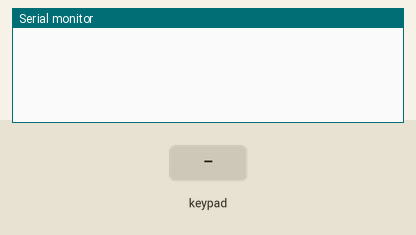
Recording of a sketch running on a simulated Arduino Leonardo, built with avr-gcc and run on an emulated ATmega32U4. Parts: the last lines printed to the serial monitor. Inputs (shaded band) come from the test bench. USB keyboard and mouse output is not drawn.

Above: at 1.2 s.
1.3 s: key '1' pressed
At 2.0 s:
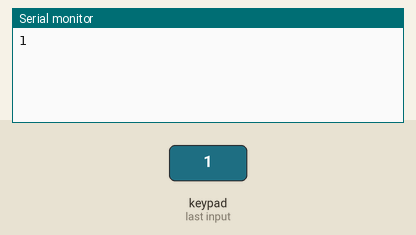
2.8 s: keypad keys 6 5 4 3 # pressed 0.4 s apart
At 5.3 s:
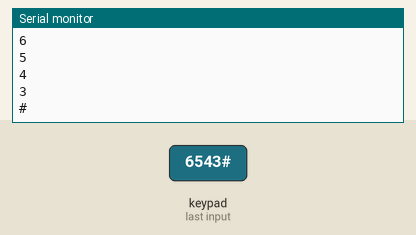
6.3 s: key '*' pressed
At 6.8 s:
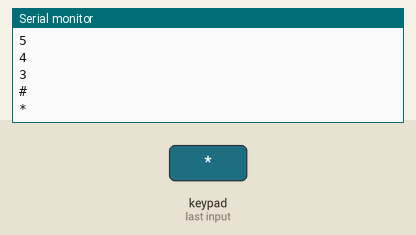
7.8 s: keypad keys 9 8 7 pressed 0.4 s apart
At 9.9 s:
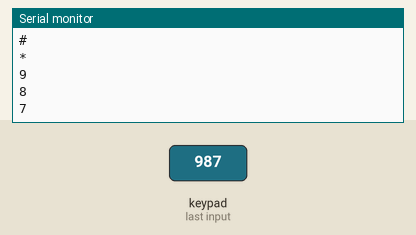
Timing chart, 0 to 11.4 s (numbered marks = the images above; inputs shaded):
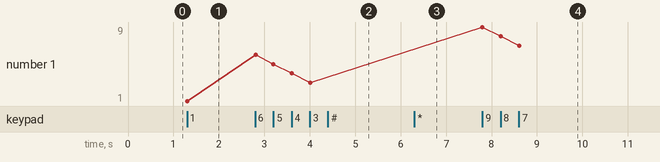

Measured:
- after the input at 1.3 s, the serial monitor: prints a new line at once (image 1)
- after the input at 2.8 s, the serial monitor: prints a new line at once (image 2)
- after the input at 6.3 s, the serial monitor: prints a new line at once (image 3)
- after the input at 7.8 s, the serial monitor: prints a new line at once (image 4)
- plotted number 1: 1 → 3 after the input at 2.8 s, 3 → 7 after the input at 7.8 s

The sketch:

MacroKeypadProto.ino
```cpp
#include "Keyboard.h"

#include <Keypad.h>

const byte ROWS = 4; //four rows
const byte COLS = 3; //four columns

// the library will return the character inside this array
// when the appropriate button is pressed.
char keys[ROWS][COLS] = {
  {'1', '2', '3'},
  {'4', '5', '6'},
  {'7', '8', '9'},
  {'*', '0', '#'},
};

byte rowPins[ROWS] = {6, 5, 4, 3}; //connect to the row pinouts of the keypad
byte colPins[COLS] = {9, 8, 7}; //connect to the column pinouts of the keypad

Keypad keypad = Keypad( makeKeymap(keys), rowPins, colPins, ROWS, COLS );

void setup() {
  Serial.begin(9600);
  Keyboard.begin();
}


void loop() {
  char key = keypad.getKey();

  if (key) {
    Serial.println(key);
    switch (key) {
      case '1':
      //Pen_Pencil shortcut
        Keyboard.press('p');
        break;
      case '2':
      //Zoom shortcut
        Keyboard.press('/');
        break;
      case '3':
      //Brush shortcut
        Keyboard.press('b');
        break;
      case '4':
      //Eraser shortcut
        Keyboard.press('e');
        break;
      case '5':
      //Eyedropper tool shortcut
        Keyboard.press('i');
        break;
      case '6':
      //Redo shortcut
        Keyboard.press(KEY_LEFT_GUI);
        Keyboard.press('y');
        break;
      case '7':
      //Undo shortcut
         Keyboard.press(KEY_LEFT_GUI);
         Keyboard.press('z');
        break;
      case '8':
      //Rotate shortcut
         Keyboard.press('r');
        break;
      case '9':
      //Hand tool shortcut
         Keyboard.press(' ');
        break;
      case '0':
       // Keyboard.press('');
        break;
      case '*':
       // Keyboard.press('');
        break;
      case '#':
       // Keyboard.press('');
        break;
      case 'A':
       // Keyboard.press('');
        break;
      case 'B':
       // Keyboard.press('');
        break;
      case 'C':
       // Keyboard.press('');
        break;
      case 'D':
       // Keyboard.press('');
        break;
    }
  }
  if( keypad.getState() == RELEASED) //replace HOLD with IDLE, PRESSED, RELEASED
          {
             //delay(100);
             Keyboard.releaseAll();
      }
}
```
